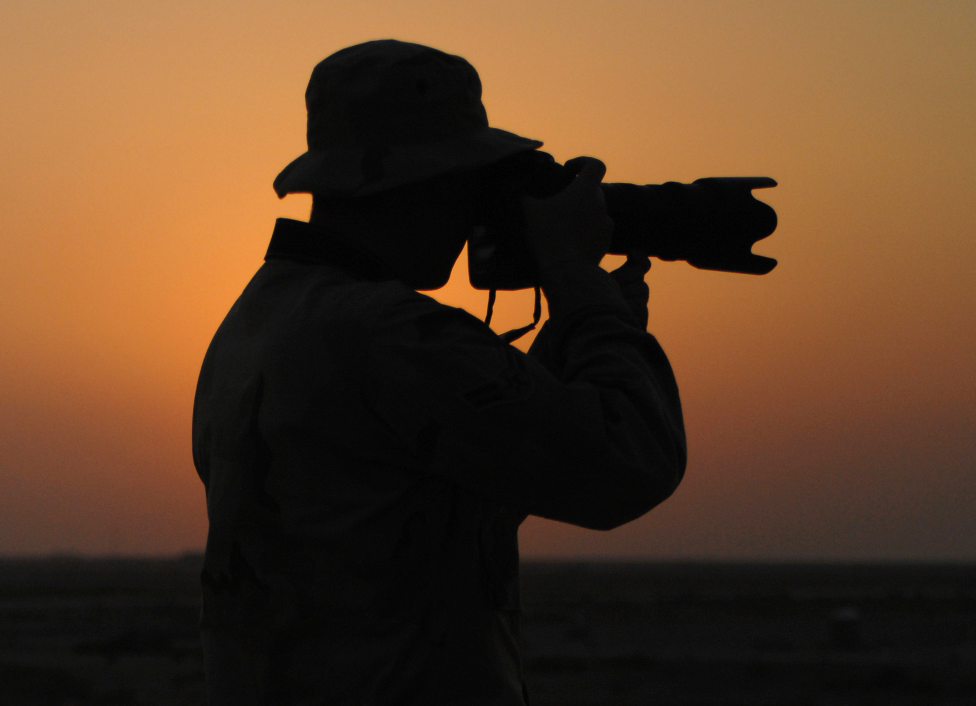
#> input picture photo.jpg, 2928 x 2117 px (shown at 1/3 size)
$ python atividade_processamento_imagens_guilherme_henrique_tassinari.py
#> lines starting #> are read from the running program, lines starting #| are printed output that depends on the picture
# pip install opencv-python matplotlib numpy
import os
import cv2 as cv
import numpy as np
from matplotlib import pyplot as plt

img_path = "photo.jpg"

# Converte a imagem para o modo RGB
img_rgb = cv.cvtColor(cv.imread(img_path), cv.COLOR_BGR2RGB)

img_original = img_rgb.copy()

# Aqui, é definido a height e a width com base na shape da imagem original
height, width, _ = img_original.shape
#> height = 2117; width = 2928

# Rotaciona a imagem em 45 graus
rotation_matrix_45 = cv.getRotationMatrix2D((width // 2, height // 2), 45, 1)

img_1 = cv.warpAffine(img_original, rotation_matrix_45, (width, height))
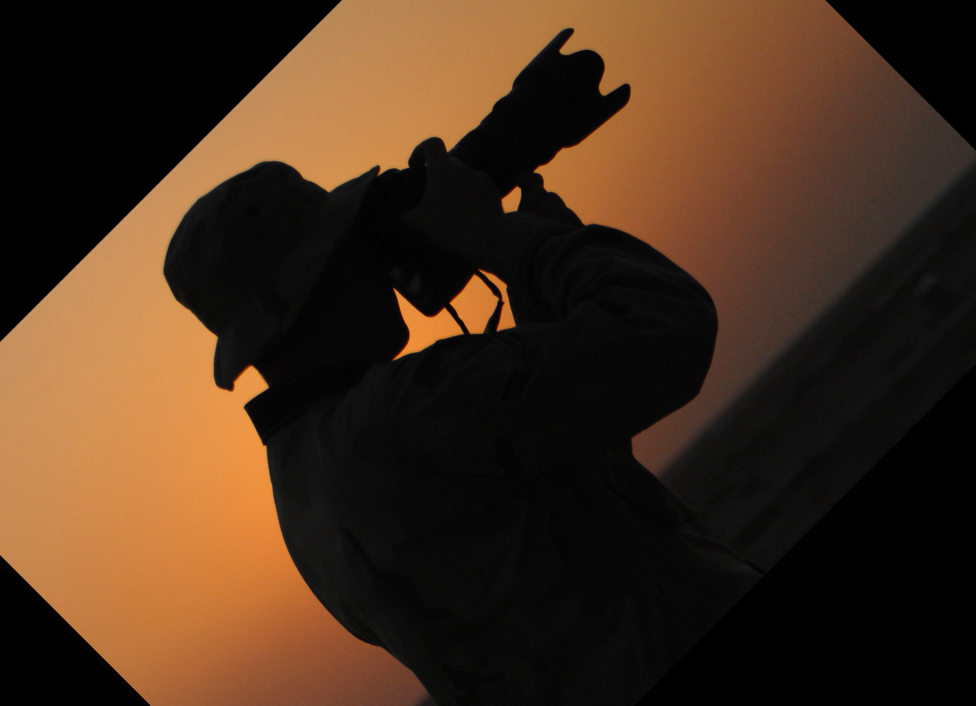
#> img_1: shape (2117, 2928, 3) (shown at 1/3 size); mean R, G, B 68.5, 46.2, 28.4

# Rotaciona a imagem em 90 graus
rotation_matrix_90 = cv.getRotationMatrix2D((width // 2, height // 2), 90, 1)

img_2 = cv.warpAffine(img_original, rotation_matrix_90, (width, height))
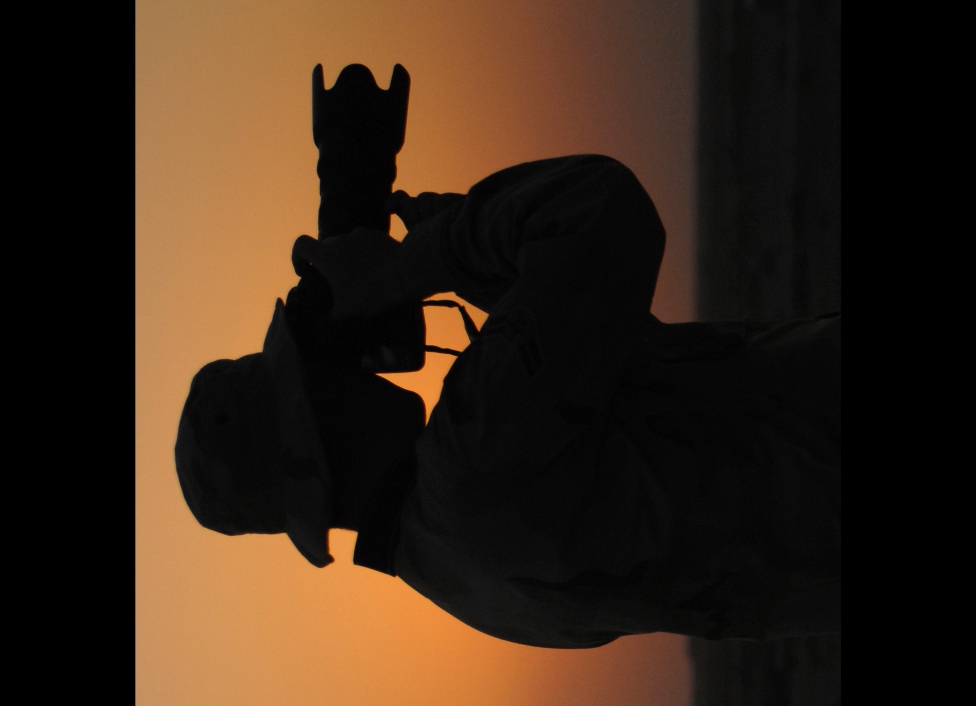
#> img_2: shape (2117, 2928, 3) (shown at 1/3 size); mean R, G, B 55.3, 38.2, 23.8

plt.imshow(img_1)
plt.title("Rotacionado em 45 graus")
plt.show()

plt.imshow(img_2)
plt.title("Rotacionado em 90 graus")
plt.show()

# É uma matriz de translação, ele vai mover a
# imagem 100 pixels para a direita e 50 pixels para baixo
translation_matrix = np.float32([[1, 0, 100],
                                  [0, 1, 50]])

# A imagem vai ser translada 50 pixels para baixo e 100 pixels para a direita
img_3 = cv.warpAffine(img_original, translation_matrix, (width, height))
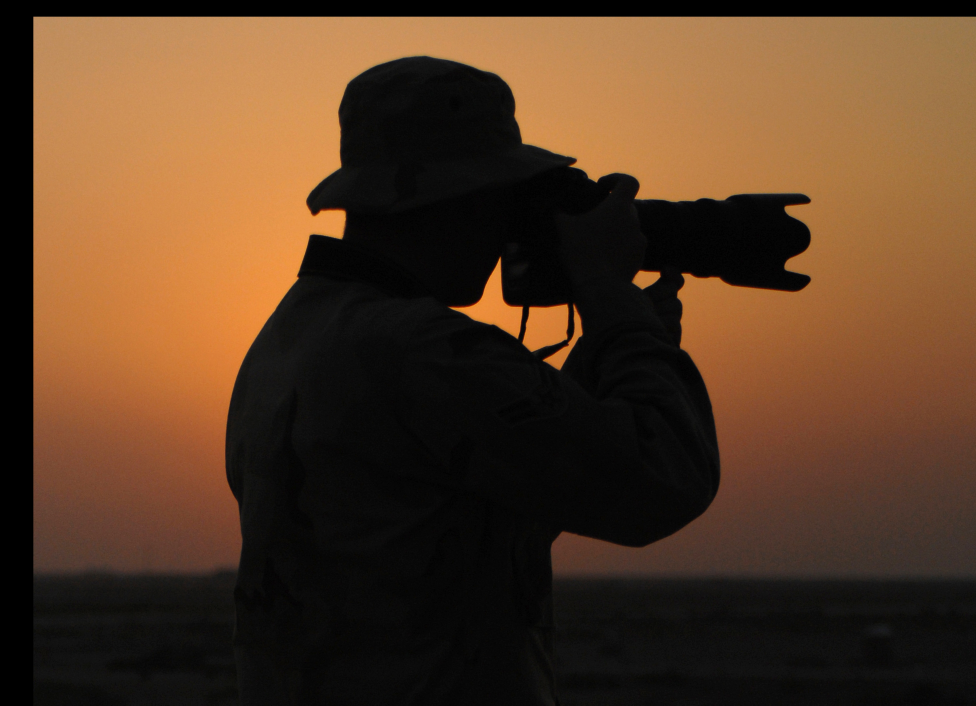
#> img_3: shape (2117, 2928, 3) (shown at 1/3 size); mean R, G, B 85.9, 58.6, 36.3

plt.imshow(img_3)
plt.title("Transladado")
plt.show()

# Redimensiona a imagem para metade do tamanho original
img_4 = cv.resize(img_original, (width//2, height//2), interpolation=cv.INTER_LINEAR)

# Redimensiona a imagem para 150% o tamanho da original
img_5 = cv.resize(img_original, (int(width*1.5), int(height*1.5)), interpolation=cv.INTER_CUBIC)


# Para mostrar a diferença, aqui usei o extent para mudar os eixos
# Assim, podemos ver o tamanho real da imagem em px, com base no eixo x e y
plt.imshow(img_4, extent=[0, img_4.shape[1], img_4.shape[0], 0])
plt.title("Redimensionado para metade do tamanho")
plt.show()

plt.imshow(img_5, extent=[0, img_5.shape[1], img_5.shape[0], 0])
plt.title("Redimensionado para 150% do tamanho")
plt.show()

# Centro da imagem
cx, cy = width // 2, height // 2
#> cx = 1464; cy = 1058

# Defino o tamanho do quadrado a ser removido
square_size = 400

# Coordenadas do quadrado
# Aqui, ele pegará os valores centrais, e reduzirá o valor do quadrado, e depois aumentará
# Assim, será a onde ele começa, até onde ele termina em y1:y2 e x1:x2
x1, x2 = cx - square_size, cx + square_size
#> x1 = 1064; x2 = 1864
y1, y2 = cy - square_size, cy + square_size
#> y1 = 658; y2 = 1458

img_6 = img_original.copy()
img_6[y1:y2, x1:x2] = (0, 0, 0)

plt.imshow(img_6)
plt.title("Parte do centro removida por um quadrado preto")
plt.show()

# Será realizado um flip horizontal, utilizando o 1
img_7 = cv.flip(img_original, 1)
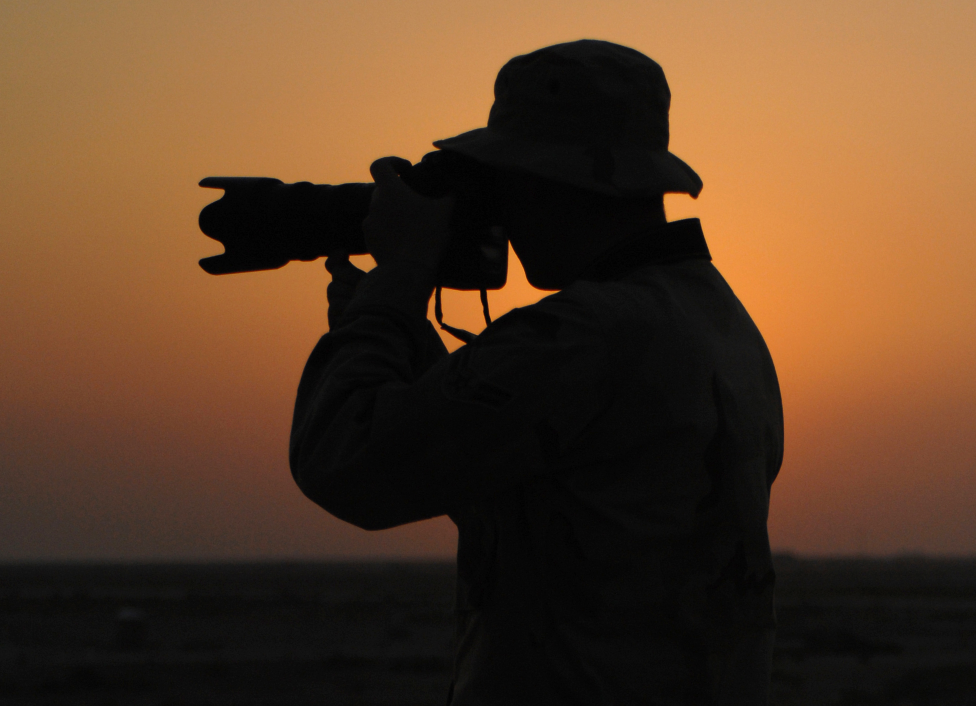
#> img_7: shape (2117, 2928, 3) (shown at 1/3 size); mean R, G, B 89.6, 61.3, 38.1

# Já aqui, é realizado um flip vertical, utilizando o 0
img_8 = cv.flip(img_original, 0)
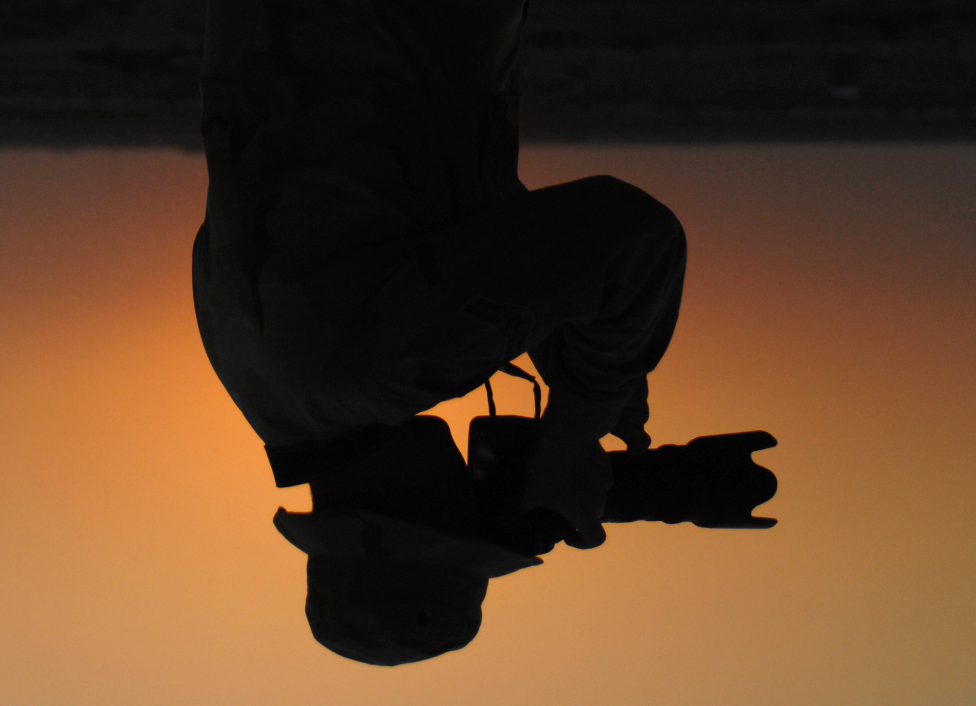
#> img_8: shape (2117, 2928, 3) (shown at 1/3 size); mean R, G, B 89.6, 61.3, 38.1

plt.imshow(img_7)
plt.title("Flip horizontal")
plt.show()

plt.imshow(img_8)
plt.title("Flip vertical")
plt.show()
